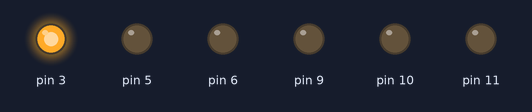
Bench run of a sketch on a simulated Arduino Uno, built with avr-gcc and run on an emulated ATmega328P. Parts: output pins drawn as LEDs (lit = HIGH).

Above: at 0.1 s.
At 0.6 s:
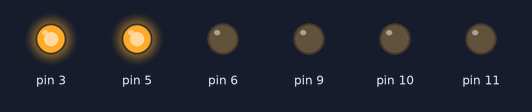
At 1.6 s:
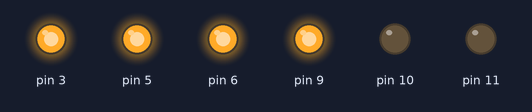
At 3.1 s:
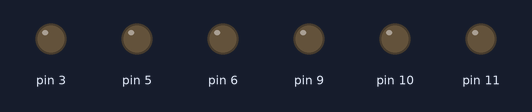
At 28.2 s:
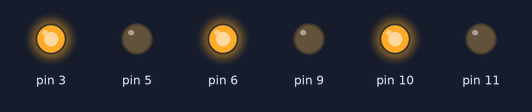
At 38.2 s:
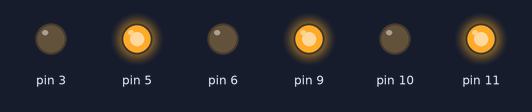
Timing chart, 0 to 39.7 s (numbered marks = the images above):
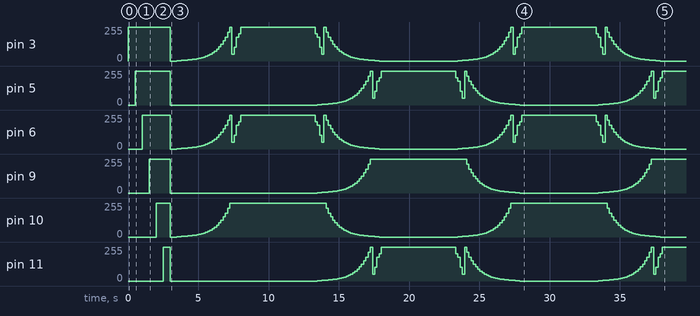

The sketch:

absolut-led.ino
```cpp
#include "bb_LED.h"

bb_LED led1(3);
bb_LED led2(5);
bb_LED led3(6);
bb_LED led4(9);
bb_LED led5(10);
bb_LED led6(11);


int delay_time = 10000;

int fade_time = 5000;


int active = 0;

void setup() {
  Serial.begin(9600);
  led1.setMaxBrightness(125);
  led2.setMaxBrightness(125);
  led3.setMaxBrightness(125);
  led4.setMaxBrightness(125);
  led5.setMaxBrightness(125);
  led6.setMaxBrightness(125);


  led1.on();
  delay(500);
  led2.on();
  delay(500);
  led3.on();
  delay(500);
  led4.on();
  delay(500);
  led5.on();
  delay(500);
  led6.on();
  delay(500);

  led1.off();
  led2.off();
  led3.off();
  led4.off();
  led5.off();
  led6.off();

}

void run_leds() {
  led1.run();
  led2.run();
  led3.run();
  led4.run();
  led5.run();
  led6.run();

}

void wait(int mills) {
  unsigned long start_time = millis();
  while (millis() - start_time < mills) {
    run_leds();
  }
}
/*
  void wait_for_motion() {

  int current_state = sensor.detectMotion();
  Serial.print(millis());
  Serial.print("\t");

  Serial.println(current_state);
  while (current_state) {
    current_state = sensor.detectMotion();

    run_leds();
  }

  Serial.print(millis());
  Serial.print("\t");
  Serial.println(current_state);

  while (!current_state ) {
    if (sensor.detectMotion()) {
      current_state = 1;

    }
    run_leds();
  }
  }
*/

void loop() {
  led1.fadeOn(fade_time);
  led2.fadeOff(fade_time);
  led3.fadeOn(fade_time);
  led4.fadeOff(fade_time);
  led5.fadeOn(fade_time);
  led6.fadeOff(fade_time);

  wait(delay_time);

  led1.fadeOff(fade_time);
  led2.fadeOn(fade_time);
  led3.fadeOff(fade_time);
  led4.fadeOn(fade_time);
  led5.fadeOff(fade_time);
  led6.fadeOn(fade_time);

  wait(delay_time);

  //wait_for_motion();


}
```

bb_LED.cpp
```cpp
/*
  bb_LED.h - Library for controlling LEDs
  Created by Biji Biji Initiative Oct 2016.
  Released into the public domain.
*/

#include "Arduino.h"
#include "bb_LED.h"

bb_LED::bb_LED(int pin)
{
  pinMode(pin, OUTPUT);
  _pin = pin;
  _timerOn = false;
  _state = IDLE;
  _brightness = 0;
  _stepTime = 32;
}

void bb_LED::run()
{

  if (_timerOn && millis() - _timer > _stepTime) {
    switch (_state) {
      case FADE_UP:
        if (_counter <= 0) {
          _brightness = 255;
          _stopTimer();
          _state = LED_ON;
        } else {
          _brightness = slope[SLOPE_SIZE - _counter] * _brightnessScale;
          _counter--;
          _resetTimer();
        }

        break;

      case FADE_DOWN:
        if (_counter <= 0) {
          _brightness = 0;
          _stopTimer();
          _state = LED_OFF;
        } else {
          _brightness = slope[_counter - 1] * _brightnessScale;
          _counter--;
          _resetTimer();
        }

        break;


    }
    _updateLED();
  }

}


void bb_LED::on()
{
  _state = LED_ON;
  _brightness = 255;
  _updateLED();
  _stopTimer();

}

void bb_LED::off()
{
  _state = LED_OFF;
  _brightness = 0;
  _updateLED();
  _stopTimer();

}

void bb_LED::fadeOn(int interval)
{
  if (_state != LED_ON) {
    _state = FADE_UP;
    _stepTime = interval / SLOPE_SIZE;
    _startTimer();
  }
}

void bb_LED::fadeOff(int interval)
{
  if (_state != LED_OFF) {
      _state = FADE_DOWN;
    _stepTime = interval / SLOPE_SIZE;
    _startTimer();
  }
}

void bb_LED::setMaxBrightness(int val){
    _maxBrightness = val;
    _brightnessScale = 255 /  val;

}


void bb_LED::toggle()
{
  switch (_state) {
    case LED_ON:
      _state = FADE_DOWN;
      _startTimer();
      break;
    case FADE_UP:
      _state = FADE_DOWN;
      break;
    case FADE_DOWN:
      _state = FADE_UP;
      break;

    case LED_OFF:
      _state = FADE_UP;
      _startTimer();
      break;

  }

}

void bb_LED::_updateLED()
{
  analogWrite(_pin, _brightness);
}


void bb_LED::_startTimer()
{
  _timerOn = true;
  _timer = millis();
  _counter = SLOPE_SIZE;

}

void bb_LED::_resetTimer()
{
  //  _timerOn = true;
  _timer = millis();

}


void bb_LED::_stopTimer()
{
  _timer = false;
}
```

bb_LED.h
```cpp
/*
  bb_LED.h - Library for controlling LEDs
  Created by Biji Biji Initiative Oct 2016.
  Released into the public domain.
*/
#ifndef bb_LED_h
#define bb_LED_h

#include "Arduino.h"

class bb_LED
{
  public:
    bb_LED(int pin);
    void run();
    void on();
    void off();
    void fadeOn(int interval);
    void fadeOff(int interval);
    void toggle();
    void setMaxBrightness(int val);
    enum { IDLE, FADE_UP, LED_ON, FADE_DOWN, LED_OFF }; // STATES


  private:
    void _updateLED();
    void _startTimer();
    void _stopTimer();
    void _resetTimer();
    int _pin;
    bool _timerOn;
    int _state;
    int _brightness;
    int _stepTime;
    int _counter;
    int _maxBrightness = 255;
    float _brightnessScale = 1;
    unsigned long _timer;
    static const uint8_t SLOPE_SIZE = 32;
    uint8_t slope[SLOPE_SIZE] = {0, 0, 1, 1, 2, 2, 3, 4, 5, 6, 7, 8, 10, 12, 15, 18, 22, 26, 31, 37, 44, 54, 63, 76, 90, 108, 127, 153, 180, 217, 230, 255};


};

#endif
```

Measured:
- by itself, pin 3: 255/255 → 0/255 at 3.0 s, → 2/255 0.47 s later, → 4/255 0.31 s later, → 6/255 0.31 s later, … (117 changes in this stretch)
- by itself, pin 5: 255/255 → 0/255 at 3.0 s, → 2/255 10.5 s later, → 4/255 0.31 s later, → 6/255 0.31 s later, … (88 changes in this stretch)
- by itself, pin 6: 255/255 → 0/255 at 3.0 s, → 2/255 0.47 s later, → 4/255 0.31 s later, → 6/255 0.31 s later, … (117 changes in this stretch)
- by itself, pin 9: 255/255 → 0/255 at 3.0 s, → 2/255 10.5 s later, → 4/255 0.31 s later, → 6/255 0.31 s later, … (73 changes in this stretch)
- by itself, pin 11: 255/255 → 0/255 at 3.0 s, → 2/255 10.5 s later, → 4/255 0.31 s later, → 6/255 0.31 s later, … (88 changes in this stretch)
